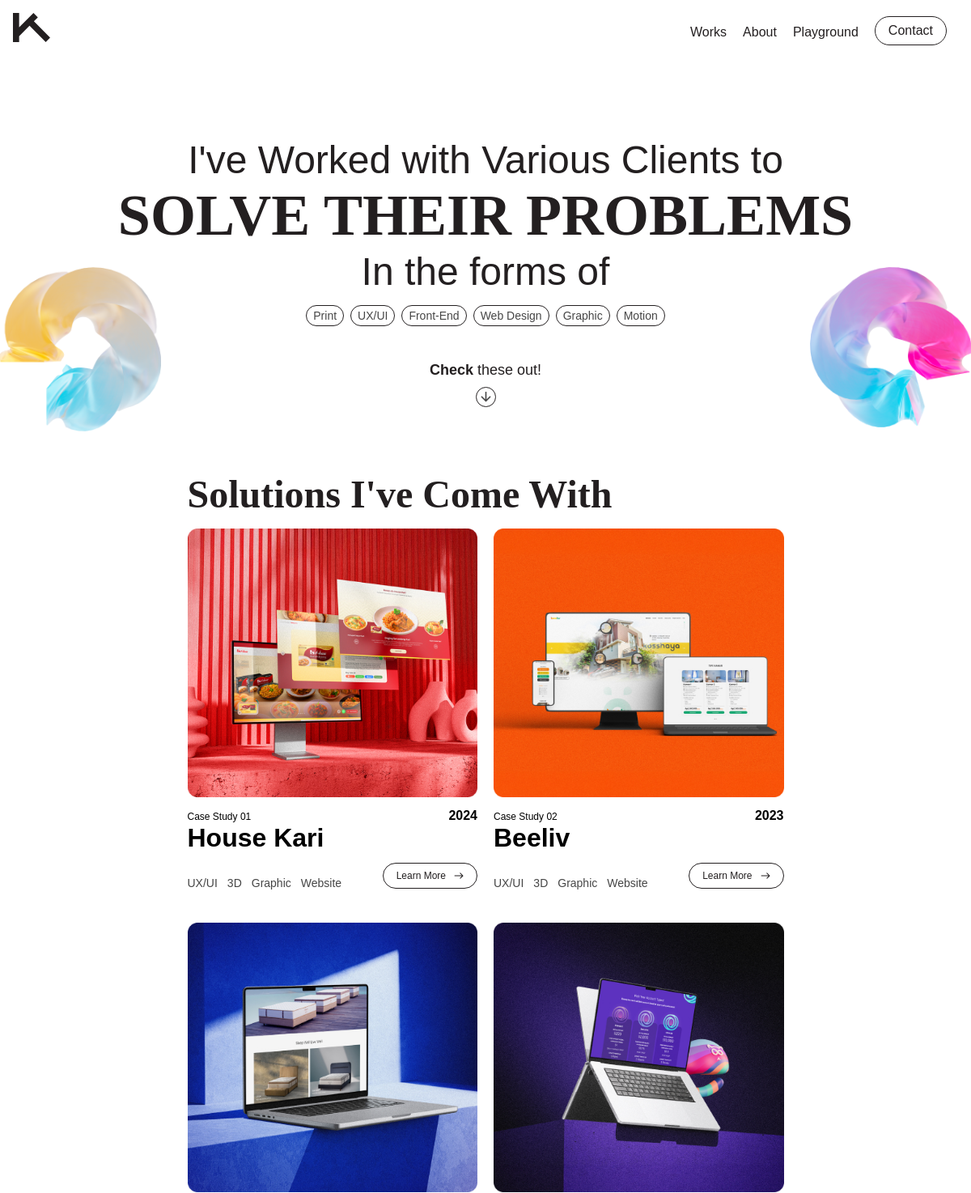
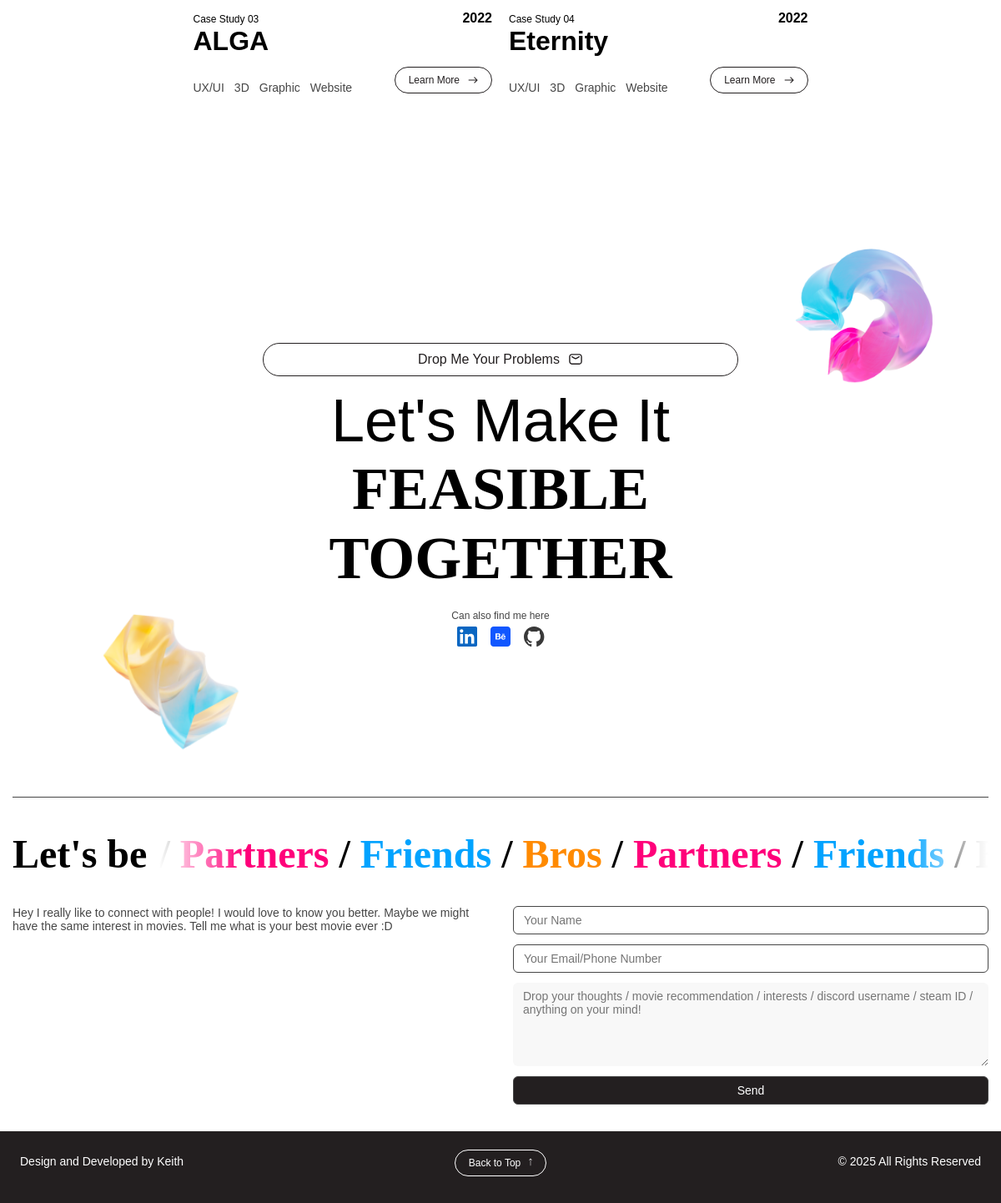
The app's page /works.php with its own data (2 pictures, top to bottom).
### tables this page shows
CREATE TABLE `works` (
  `id` int UNSIGNED NOT NULL,
  `logo` varchar(50) DEFAULT NULL,
  `thumbnail` varchar(300) NOT NULL,
  `m_thumb` varchar(300) DEFAULT NULL,
  `banner` varchar(300) NOT NULL,
  `link` varchar(400) DEFAULT NULL,
  `link_vis` varchar(8) DEFAULT NULL,
  `cs_no` varchar(100) NOT NULL,
  `title` varchar(125) NOT NULL,
  `type` varchar(50) NOT NULL,
  `team` varchar(125) NOT NULL,
  `year` varchar(4) NOT NULL,
  `overview` varchar(500) NOT NULL,
  `problem` varchar(1000) DEFAULT NULL,
  `how_might` varchar(500) DEFAULT NULL,
  `how_might_img` varchar(40) DEFAULT NULL,
  `how_might_vis` varchar(8) DEFAULT NULL,
  `target_audience` varchar(250) DEFAULT NULL,
  `brainstorm` varchar(500) DEFAULT NULL,
  `brainstorm_img` varchar(40) DEFAULT NULL,
  `key_findings` varchar(500) DEFAULT NULL,
  `key_findings_img` varchar(40) DEFAULT NULL,
  `user_persona_img` varchar(40) DEFAULT NULL,
  `user_persona_vis` varchar(8) DEFAULT NULL,
  `design_decisions` varchar(500) DEFAULT NULL,
  `design_decisions_img` varchar(40) DEFAULT NULL,
  `sketches` varchar(300) DEFAULT NULL,
  `sketches_img` varchar(40) DEFAULT NULL,
  `sketches_vis` varchar(8) DEFAULT NULL,
  `site_map` varchar(450) DEFAULT NULL,
  `site_map_img` varchar(40) DEFAULT NULL,
  `site_map_vis` varchar(8) DEFAULT NULL,
  `ia` varchar(100) DEFAULT NULL,
  `ia_img` varchar(40) DEFAULT NULL,
  `ia_vis` varchar(8) DEFAULT NULL,
  `flow_chart` varchar(450) DEFAULT NULL,
  `flow_chart_img` varchar(40) DEFAULT NULL,
  `flow_chart_vis` varchar(8) DEFAULT NULL,
  `wireframe` varchar(450) DEFAULT NULL,
  `wireframe_img` varchar(40) DEFAULT NULL,
  `wireframe_vis` varchar(8) DEFAULT NULL,
  `highfid` varchar(450) DEFAULT NULL,
  `highfid_img` varchar(40) DEFAULT NULL,
  `prototyping` varchar(500) DEFAULT NULL,
  `prototype_link` varchar(400) DEFAULT NULL,
  `prototype_img` varchar(40) DEFAULT NULL,
  `prototype_img_vis` varchar(10) DEFAULT NULL,
  `feedback` varchar(1000) DEFAULT NULL,
  `feedback_vis` varchar(8) DEFAULT NULL,
  `feedback_img` varchar(40) NOT NULL,
  `key_takeaways` varchar(1000) DEFAULT NULL
);

### works.php (the view, shortened to what this page needs)
<!DOCTYPE html>
<html lang="en">
  <?php
  include('includes/connect.php');
  $query = 'SELECT works.id AS works, thumbnail, m_thumb, banner, overview, type, title, team, year, link, cs_no, problem, how_might, target_audience, brainstorm, key_findings, design_decisions, site_map, flow_chart, wireframe, highfid, prototyping, feedback, key_takeaways, title FROM works WHERE works.id IN (3, 4, 5, 1) ORDER BY FIELD(works.id, 3, 4, 5, 1)';
  $results = mysqli_query($connect,$query);
  ?>
  <head>
    <link rel="stylesheet" href="https://cdn.plyr.io/3.7.8/plyr.css" />
    <link rel="stylesheet" href="css/main.css">
  </head>
  <body>
    <header id="main-header" class="full-width-grid-con">
        <nav id="main-nav">
          <div id="logo-nav">
            <a href="index.html"><img src="images/K-Logo/k-logo-black.svg" alt="Keith's Logo" class="col-span-2"></a>
          </div>
          <div class="off-screen">
            <ul id="page-nav">
              <li><a id="works-menu" href="works.html">Works</a></li>
              <li><a id="about-menu" href="about.html">About</a></li>
              <li><a id="playground-menu" href="playground.html">Playground</a></li>
              <li class="secondary-btn"><a href="#contact">Contact</a></li>
            </ul>
          </div>
        </nav>
    </header>
    <main>
      <section id="works-banner" class="grid-con">
        <div class="decor-container col-span-full">
          <img id="swirl2-decor" class="floating-anim" src="./images/decorations/swirl-2.png" alt="Decorative Image">
          <img id="swirl3-decor" class="floating-anim" src="./images/decorations/swirl-3.png" alt="Decorative Image">
        </div>
        <div id="wb-headline" class="col-span-4 m-col-start-2 m-col-span-10">
          <p class="opening-caption">I've Worked with Various Clients to</p>
          <p class="pb-bold">SOLVE THEIR PROBLEMS</p>
          <p class="opening-caption">In the forms of</p>
        </div>
        <div id="w-skill-showcase" class="col-span-4 m-col-span-12">
          <ul id="skill-list">
            <li class="container-1">Print</li>
            <li class="container-1">UX/UI</li>
            <li class="container-1">Front-End</li>
            <li class="container-1">Web Design</li>
            <li class="container-1">Graphic</li>
            <li class="container-1">Motion</li>
          </ul>
        </div>
        <div id="check-these-out" class="col-span-4 m-col-span-12">
          <p><span>Check</span> these out!</p>
          <img src="./images/icons/arrow-bottom.svg" alt="Bottom Arrow" class="container-1">
        </div>
      </section>
      <div class="carousel-cont grid-con">
        <h2 class="header-section fade-in col-span-4 m-col-span-12">Solutions I've Come With</h2>
        <div id="works-catalogue" class="col-span-4 m-col-span-12">
          <?php
          while($row = mysqli_fetch_array($results)) {
          echo '
          <div class="work-card fade-in m-col-span-6">
            <h3 class="hidden">Work 1</h3>
            <img class="thumb-img" src="./images/projects/thumbnail/'.$row['m_thumb'].'.jpg" alt="Project Thumbnail">
            <div class="work-caption-cont">
              <p class="case-no">Case Study '.$row['cs_no'].'</p>
              <p class="year">'.$row['year'].'</p>
            </div>
            <p class="thumb-work-title">'.$row['title'].'</p>
            <div class="wc-footer">
              <ul class="tag-lists">
                <li>UX/UI</li>
                <li>3D</li>
                <li>Graphic</li>
                <li>Website</li>
              </ul>
              <a href="case-study.php?id='.$row['works'].'" class="secondary-btn">Learn More <span><img src="./images/icons/arrow-right.svg" alt="Arrow Icon"></span></a>
            </div>
          </div>';
          } ?>
        </div>
      </div>
      <section id="contact" class="grid-con fade-in">
        <div class="floating-anim footer-decor col-span-full">
          <img id="swirl-decor" src="./images/decorations/swirl-1.png" alt="Decorative Image">
        </div>
        <a href="mailto:kith.richrd@gmail.com?subject=Hey%20Fella&body=I'm%20..." class="col-span-4 m-col-start-4 m-col-span-6 email-contact-btn">Drop Me Your Problems <img src="./images/icons/mail-icon-black.svg" alt="Mail Icon"></a>
        <p class="col-span-4 m-col-span-12 l-col-span-12 contact-headline">Let's Make It
          <span>FEASIBLE</span>
          <span>TOGETHER</span>
        </p>
        <div id="contact-socmed" class="col-span-4 m-col-start-4 m-col-span-6">
          <p>Can also find me here</p>
          <ul class="socmed-nav">
            <li>
              <a href="https://www.linkedin.com/in/keith-richard-79b312183/" target="_blank"><img src="./images/socmed/linkedin-icon.svg" alt="linkedin logo"></a>
            </li>
            <li>
              <a href="https://www.behance.net/keithrichard12" target="_blank"><img src="./images/socmed/behance-icon.svg" alt="behance logo"></a>
            </li>
            <li>
              <a href="https://github.com/keiith001" target="_blank"><img src="./images/socmed/github-icon.svg" alt="github logo"></a>
            </li>
          </ul>
        </div>
        <div class="floating-anim footer-decor col-span-full">
          <img id="twist-decor" src="./images/decorations/twist-1.png" alt="Decorative Image">
        </div>
        <div class="line-seperator col-span-4 m-col-span-12"></div>
        <div id="contact-text" class="col-span-4 m-col-start-1 m-col-span-12">
          <div id="lets">
            <p>Let's be</p>
          </div>
          <div class="sliding-text">
            <div class="title-slide">
              <p>/ <span class="mgnt">Partners</span> / <span class="blu">Friends</span> / <span class="orng">Bros</span> / <span class="mgnt">Partners</span> / <span class="blu">Friends</span> / <span class="gry">Buddies</span> / <span class="orng">Bros</span></p>
            </div>
          </div>
        </div>
        <div class="col-span-4 m-col-start-1 m-col-span-6">
          <p class="opening-msg">Hey I really like to connect with people! I would love to know you better. Maybe we might have the same interest in movies. Tell me what is your best movie ever :D</p>
        </div>
        <div id="contact-form" class="col-span-4 m-col-start-7 m-col-span-6">
          <form action="#" method="post" enctype="text/plain">
            <input name="fullName" type="text" placeholder="Your Name">
            <input name="contactInfo" type="text" placeholder="Your Email/Phone Number">
            <textarea name="msg" placeholder="Drop your thoughts / movie recommendation / interests / discord username / steam ID / anything on your mind!"></textarea>
            <input name="submit" type="submit" value="Send" class="submit-btn">
          </form>
        </div>
      </section>
    </main>
    <footer id="footer" class="full-width-grid-con">
      <div class="back-to-top col-span-2">
        <a href="#works-banner" class="secondary-btn-white">Back to Top <span><img src="./images/icons/arrow-top-white.svg" alt="Arrow Icon"></span></a>
      </div>
      <div id="copyright-footer" class="col-span-4 m-col-span-12">
        <p>Design and Developed by Keith</p>
        <p id="copyright">&copy; 2025 All Rights Reserved</p>
      </div>
    </footer>
  </body>
</html>

### records on screen
works: m_thumb (picture), cs_no "01", year "2024", title "House Kari"
works: m_thumb (picture), cs_no "02", year "2023", title "Beeliv"
works: m_thumb (picture), cs_no "03", year "2022", title "ALGA"
works: m_thumb (picture), cs_no "04", year "2022", title "Eternity"
